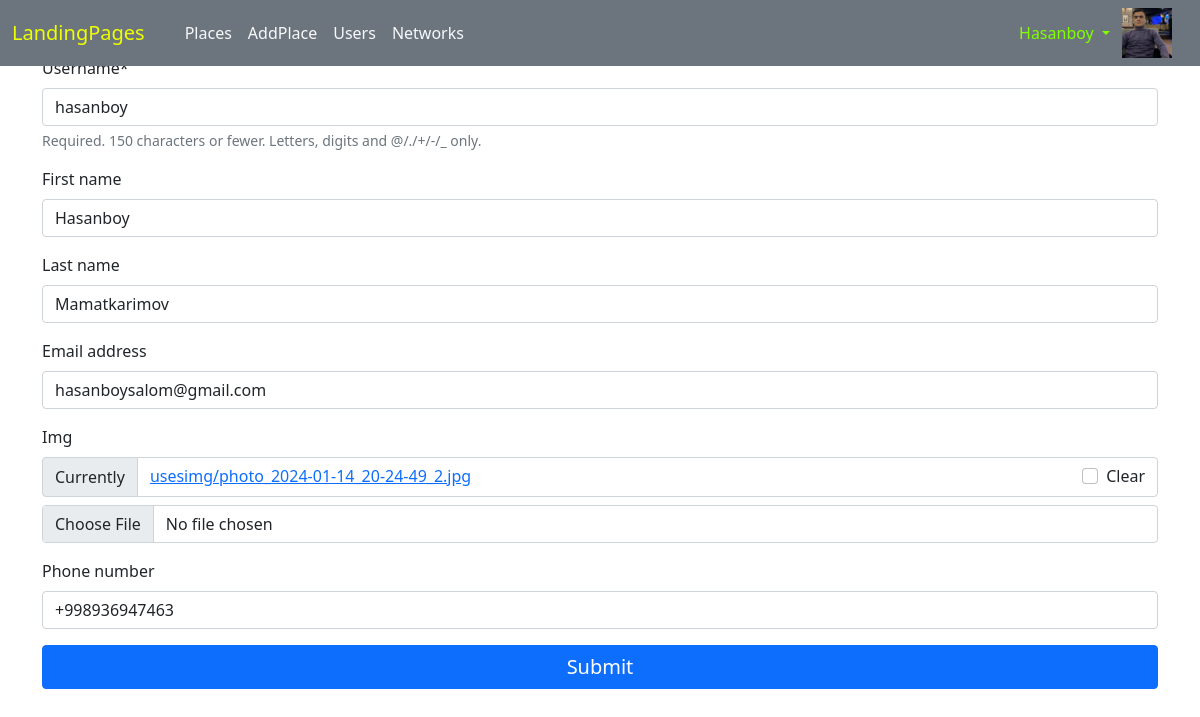
/user/update/ (signed in), run on an earlier commit of the app's database.
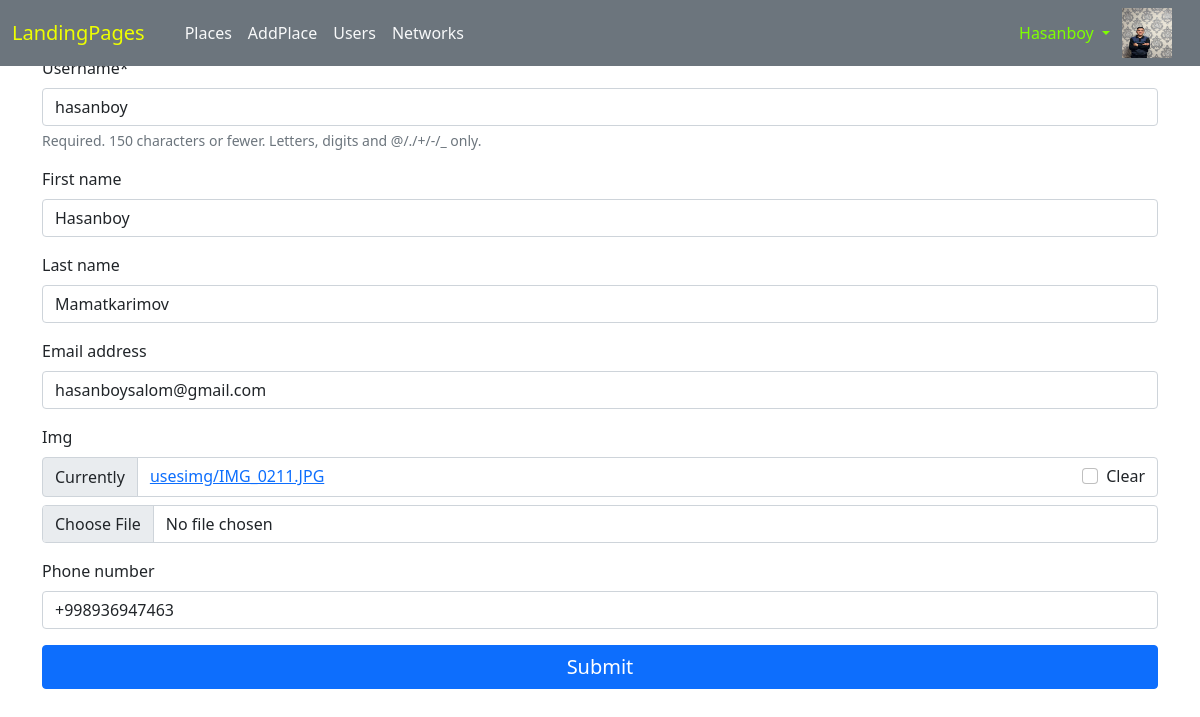
And on a later commit of the database.
### users/models.py (models this page shows)
class User(AbstractUser):
    img=models.ImageField(upload_to='usesimg/',null=True,blank=True)
    phone_number=models.CharField(max_length=13,unique=True,null=True,blank=True)
    firends=models.ManyToManyField('users.User',blank=True)

### users/views.py (the view, shortened to what this page needs)
# urls.py: path('update/', UpdateView.as_view(), name="update"),
class UpdateView(LoginRequiredMixin,View):
    def get(self,request):
        form=UpdateForm(instance=request.user)
        return render(request,'users/update.html',context={'form':form})

### users/forms.py
class UpdateForm(forms.ModelForm):
    class Meta:
        model = User
        fields = ['username','first_name','last_name','email','img','phone_number']

### templates/users/update.html (shortened to what this page needs)
 {%extends 'base.html'%}
 {% load crispy_forms_tags %}
{%block content%}
    <h1 class="text-center">Update</h1>
        <div class="container">
            <form action="" method="post" enctype='multipart/form-data'>
                {{form|crispy}}
                <button type="submit" class="btn btn-primary w-100 fs-5">Submit</button>
            </form>
        </div>
{%endblock%}

### templates/base.html (shortened to what this page needs)
<!DOCTYPE html>
{% load static %}
<html lang="en">
<head>
     <link href="https://cdn.jsdelivr.net/npm/bootstrap@5.0.2/dist/css/bootstrap.min.css" rel="stylesheet">
     <link rel="stylesheet" href="https://cdnjs.cloudflare.com/ajax/libs/font-awesome/6.5.1/css/all.min.css" />
</head>
<body style="position: relative; overflow-x: hidden;">
    <nav class="navbar navbar-expand-lg navbar-light bg-secondary" style="position: fixed; z-index: 100; width: 100%; top: 0;">
        <div class="container-fluid">
          <a class="navbar-brand" href="{%url 'landing_page'%}" style="color: rgb(238, 255, 1);">LandingPages</a>
          <div class="collapse navbar-collapse px-3" id="navbarSupportedContent" style="height: 50px;">
            {%if user.is_authenticated%}
            <ul class="navbar-nav me-auto mb-2 mb-lg-0 text-light">
              <li class="nav-item">
                <a class="nav-link active text-light" aria-current="page" href="{% url 'places:list_palces'%}">Places</a>
              </li>
              <li class="nav-item">
                <a class="nav-link active text-light" aria-current="page" href="{% url 'places:add'%}">AddPlace</a>
              </li>
              <li class="nav-item">
                <a class="nav-link active text-light" aria-current="page" href="{% url 'users:list'%}">Users</a>
              </li>
              <li class="nav-item">
                <a class="nav-link active text-light" aria-current="page" href="{% url 'users:networks'%}">Networks</a>
              </li>
            </ul>
            {%endif%}
            {%if user.is_authenticated%}
                <ul class="navbar-nav mb-2 mb-lg-0  text-light mx-1">
                    <li class="nav-item dropdown">
                        <a class="nav-link dropdown-toggle" href="" id="navbarDropdown" role="button" data-bs-toggle="dropdown" aria-expanded="false" style="text-transform: capitalize; color: chartreuse;">
                        {{user.username}}
                        </a>
                    </li>
                </ul>
                <img src="{{user.img.url}}" alt="" style="width: 50px; height: 50px;">
            {%endif%}
          </div>
        </div>
    </nav>
    {%block content%}
    {%endblock%}
</body>
</html>

What changed in the data, as far as the page shows it:
changed User "Hasanboy": img: a different picture
Also different on the page:
text no longer shown: "Username * Required. 150 characters or fewer. Letters, digits and @/./+/-/_ only. First name Last name Email address Img Currently usesimg/photo_2024-01-14_20-24-49_2.jpg Clear Phone number"
text now shown: "Username * Required. 150 characters or fewer. Letters, digits and @/./+/-/_ only. First name Last name Email address Img Currently usesimg/IMG_0211.JPG Clear Phone number"
